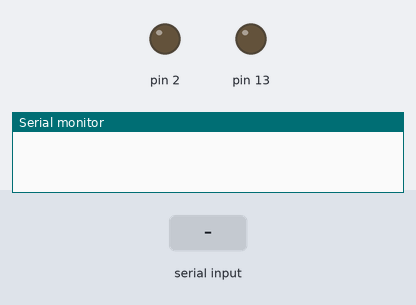
Recording of a sketch running on a simulated Arduino Uno, built with avr-gcc and run on an emulated ATmega328P. Parts: output pins drawn as LEDs (lit = HIGH), the last lines printed to the serial monitor. The test bench sets the inputs (shaded band).

Above: at 1.2 s.
1.3 s: "1" received over Serial
At 3.2 s:
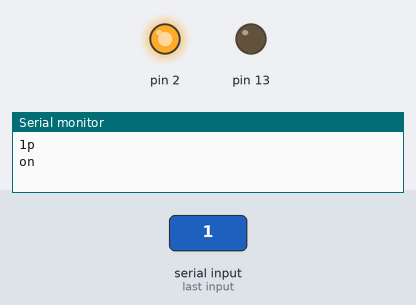
Timing chart, 0 to 4.7 s (numbered marks = the images above; inputs shaded):
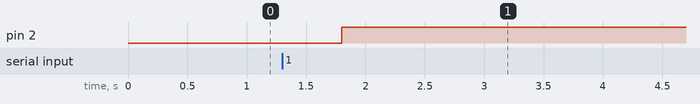

Measured:
- after the input at 1.3 s, pin 2: LOW → HIGH after 0.50 s

The sketch:

arduinoCode.ino
```cpp
bool i;
bool on;
unsigned long m1;
unsigned long m2;
unsigned long m0;
void setup() {
  Serial.begin(115200);
  pinMode(2, OUTPUT);
  pinMode(13, OUTPUT);
}

void loop() {
  if (Serial.available()) {
    int rec = Serial.read();
    if (rec == 49) { // 1
      Serial.println("1p");
      i = 1;
      m0 = millis();
    }
    if (rec == 48) { // 0
      Serial.println("0p");
      i = 0;
      m1 = millis();
    }
  }
  if (i == 0 and millis() - m1 > 3000 and on == 1) {
    on = 0;
    Serial.println("off");
    digitalWrite(2, 0);
  }
  if (i == 1 and  millis() - m0 > 500 and on == 0) {
    on = 1;
    Serial.println("on");
    digitalWrite(2, 1);
  }
}
```
